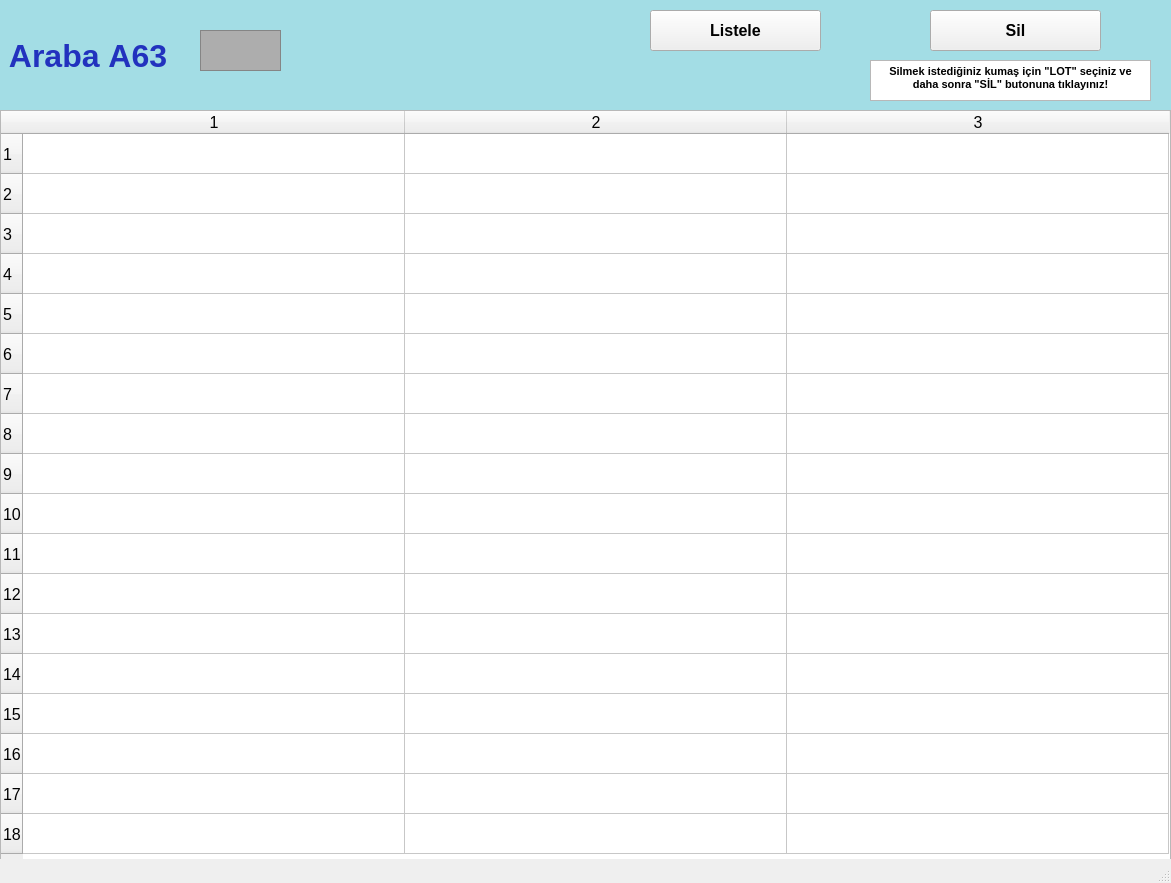
<?xml version="1.0" encoding="UTF-8"?>
<ui version="4.0">
 <class>arabalarA63_ekran</class>
 <widget class="QMainWindow" name="arabalarA63_ekran">
  <property name="geometry">
   <rect>
    <x>0</x>
    <y>0</y>
    <width>1171</width>
    <height>883</height>
   </rect>
  </property>
  <property name="font">
   <font>
    <pointsize>12</pointsize>
    <weight>50</weight>
    <bold>false</bold>
    <kerning>false</kerning>
   </font>
  </property>
  <property name="windowTitle">
   <string/>
  </property>
  <widget class="QWidget" name="centralwidget">
   <widget class="QLabel" name="arabaA1yazi_lbl">
    <property name="geometry">
     <rect>
      <x>0</x>
      <y>0</y>
      <width>1171</width>
      <height>111</height>
     </rect>
    </property>
    <property name="font">
     <font>
      <pointsize>24</pointsize>
      <weight>75</weight>
      <bold>true</bold>
     </font>
    </property>
    <property name="styleSheet">
     <string notr="true">background-color: rgb(163, 221, 229);
color: rgb(34, 50, 190);</string>
    </property>
    <property name="text">
     <string> Araba A63</string>
    </property>
   </widget>
   <widget class="QFrame" name="arabaA1_img">
    <property name="geometry">
     <rect>
      <x>200</x>
      <y>30</y>
      <width>81</width>
      <height>41</height>
     </rect>
    </property>
    <property name="styleSheet">
     <string notr="true">background-color: rgb(173, 173, 173);</string>
    </property>
    <property name="frameShape">
     <enum>QFrame::StyledPanel</enum>
    </property>
    <property name="frameShadow">
     <enum>QFrame::Raised</enum>
    </property>
   </widget>
   <widget class="QPushButton" name="listele63_btn">
    <property name="geometry">
     <rect>
      <x>650</x>
      <y>10</y>
      <width>171</width>
      <height>41</height>
     </rect>
    </property>
    <property name="font">
     <font>
      <pointsize>12</pointsize>
      <weight>75</weight>
      <bold>true</bold>
     </font>
    </property>
    <property name="text">
     <string>Listele</string>
    </property>
   </widget>
   <widget class="QTableWidget" name="A63_tw">
    <property name="geometry">
     <rect>
      <x>0</x>
      <y>110</y>
      <width>1171</width>
      <height>751</height>
     </rect>
    </property>
    <property name="baseSize">
     <size>
      <width>0</width>
      <height>0</height>
     </size>
    </property>
    <property name="rowCount">
     <number>18</number>
    </property>
    <property name="columnCount">
     <number>3</number>
    </property>
    <attribute name="horizontalHeaderVisible">
     <bool>true</bool>
    </attribute>
    <attribute name="horizontalHeaderCascadingSectionResizes">
     <bool>false</bool>
    </attribute>
    <attribute name="horizontalHeaderDefaultSectionSize">
     <number>382</number>
    </attribute>
    <attribute name="horizontalHeaderMinimumSectionSize">
     <number>38</number>
    </attribute>
    <attribute name="verticalHeaderDefaultSectionSize">
     <number>40</number>
    </attribute>
    <attribute name="verticalHeaderMinimumSectionSize">
     <number>23</number>
    </attribute>
    <row/>
    <row/>
    <row/>
    <row/>
    <row/>
    <row/>
    <row/>
    <row/>
    <row/>
    <row/>
    <row/>
    <row/>
    <row/>
    <row/>
    <row/>
    <row/>
    <row/>
    <row/>
    <column/>
    <column/>
    <column/>
   </widget>
   <widget class="QPushButton" name="sil63_btn">
    <property name="geometry">
     <rect>
      <x>930</x>
      <y>10</y>
      <width>171</width>
      <height>41</height>
     </rect>
    </property>
    <property name="font">
     <font>
      <pointsize>12</pointsize>
      <weight>75</weight>
      <bold>true</bold>
     </font>
    </property>
    <property name="text">
     <string>Sil</string>
    </property>
   </widget>
   <widget class="QTextBrowser" name="textBrowser">
    <property name="geometry">
     <rect>
      <x>870</x>
      <y>60</y>
      <width>281</width>
      <height>41</height>
     </rect>
    </property>
    <property name="html">
     <string>&lt;!DOCTYPE HTML PUBLIC &quot;-//W3C//DTD HTML 4.0//EN&quot; &quot;http://www.w3.org/TR/REC-html40/strict.dtd&quot;&gt;
&lt;html&gt;&lt;head&gt;&lt;meta name=&quot;qrichtext&quot; content=&quot;1&quot; /&gt;&lt;style type=&quot;text/css&quot;&gt;
p, li { white-space: pre-wrap; }
&lt;/style&gt;&lt;/head&gt;&lt;body style=&quot; font-family:'MS Shell Dlg 2'; font-size:12pt; font-weight:400; font-style:normal;&quot;&gt;
&lt;p align=&quot;center&quot; style=&quot; margin-top:0px; margin-bottom:0px; margin-left:0px; margin-right:0px; -qt-block-indent:0; text-indent:0px;&quot;&gt;&lt;span style=&quot; font-size:8pt; font-weight:600;&quot;&gt;Silmek istediğiniz kumaş için &amp;quot;LOT&amp;quot; seçiniz ve daha sonra &amp;quot;SİL&amp;quot; butonuna tıklayınız!&lt;/span&gt;&lt;/p&gt;&lt;/body&gt;&lt;/html&gt;</string>
    </property>
   </widget>
  </widget>
  <widget class="QStatusBar" name="statusbar"/>
 </widget>
 <resources/>
 <connections/>
</ui>
